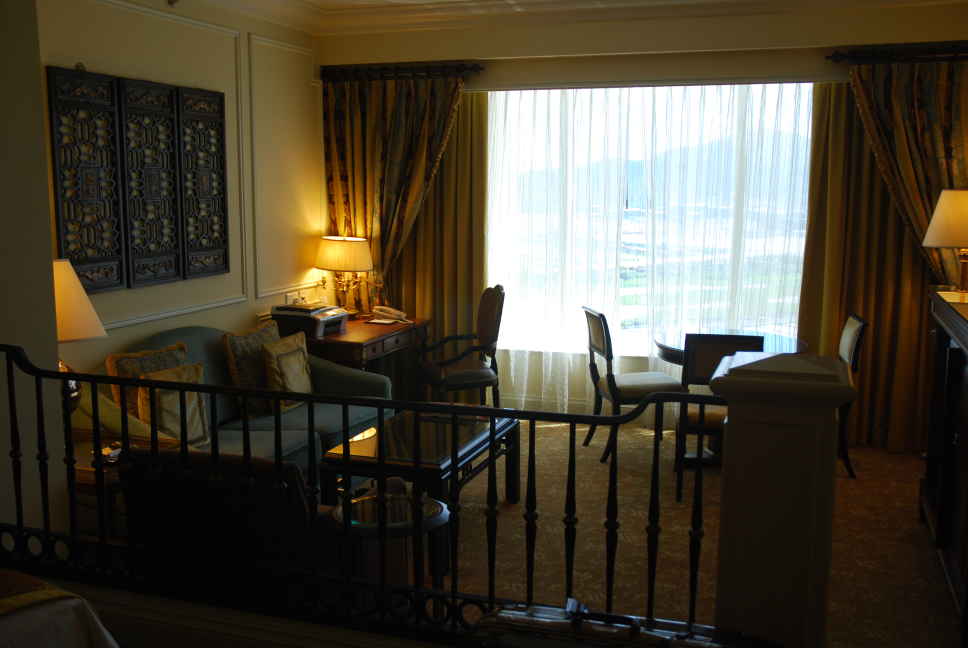
//> input picture histogram/histogram/DSC_0158.JPG, 3872 x 2592 px (shown at 1/4 size); the run also reads 1 picture not shown here
$ ./histogram   (built with g++ and OpenCV 4)
//> lines starting //> are read from the running program, lines starting //| are printed output that depends on the picture
#include <stdio.h>
#include <cv.h>
#include <highgui.h>
#include <iostream>
using namespace std;
using namespace cv;

int main( int argc, char **argv )
{

	int GrayLevel[256]={0};
	double pdf[256]={0};
	double cdf[256]={0};
	int idx[256]={0};
	char* FileName="DSC_038.jpg";
	char* testimage="001.jpg";
	char* FileName2="DSC_0158.jpg";
	IplImage *image1 = cvLoadImage(testimage,CV_LOAD_IMAGE_COLOR);
	IplImage *image2 = cvLoadImage(FileName2,CV_LOAD_IMAGE_COLOR);
//> image2 is the input picture: 2592 rows x 3872 cols, CV_8UC3; mean B, G, R 51.8, 67.4, 74.8
	IplImage *image3 = cvCreateImage(cvGetSize(image2),IPL_DEPTH_8U,3);
 	int Height=cvGetDimSize(image1,0);//讀取矩陣高度
//> Height = 532
	int Width=cvGetDimSize(image1,1);//讀取矩陣寬度
//> Width = 500
	int Y,U,V;
	int temp=0;
	int temp2=0;
	CvScalar Scalar1;

	for(int i=0;i<Height;i++){
		for (int j=0;j<Width;j++){
			 Scalar1=cvGet2D(image1,i,j);
			 Y=(int)Scalar1.val[2]*0.299+0.587*Scalar1.val[1]+0.114*Scalar1.val[0];
			 GrayLevel[Y]++;

		}
	}
//> after the loop, Y = 0; GrayLevel = 256 values, max 265984 at index 0, min 0 at index 2, mean 1039.1
	//pdf
	for(int i=0;i<256;i++){
		pdf[i]=(GrayLevel[i]*1.0/(Height*Width));
	}
//> after the loop, pdf = 256 values, max 1 at index 0, min 0 at index 2, mean 0.00391

	// [11 lines of commented-out code are left out]
	for(int i=0;i<256;i++){
		for (int j=0;j<=i;j++){
			cdf[i]+=pdf[j];
		}

	}
//> after the loop, cdf = 256 values from 1 to 1
	/*for(int i=0;i<256;i++){
		cout<< cdf[i]<<endl;
	}*/

	for(int i=0;i<256;i++)
    {
        idx[i]=256*cdf[i];
	}
//> after the loop, idx = 256 values from 255 to 256

	// [6 lines of commented-out code are left out]

	Height=cvGetDimSize(image2,0);//讀取矩陣高度
//> Height = 2592
	Width=cvGetDimSize(image2,1);//讀取矩陣寬度
//> Width = 3872

	for(int i=0;i<Height;i++){
		for (int j=0;j<Width;j++){
			 Scalar1=cvGet2D(image2,i,j);
			 Y=(int)Scalar1.val[2]*0.299+0.587*Scalar1.val[1]+0.114*Scalar1.val[0];
			 U=0.436*(Scalar1.val[0]-Y)/(1-0,114)+128;
			 V=0.615*(Scalar1.val[2]-Y)/(1-0.299)+128;
			 Scalar1.val[2]=idx[Y]+(1.4075*(V-128));
			 Scalar1.val[1]=idx[Y]-(0.3455*(U-128)-(0.7169*(V-128)));
			 Scalar1.val[0]=idx[Y]+(1.7790*(U-128));
			 cvSet2D(image3,i,j,Scalar1);
		}
	}
//> this loop made 2592 passes
//> (Scalar1, Y, V) on passes 1 to 3: (Scalar(253.2, 270.4, 284.6), 57, 149), (Scalar(253.2, 270.4, 284.6), 55, 149), (Scalar(253.2, 271.1, 286), 55, 150)
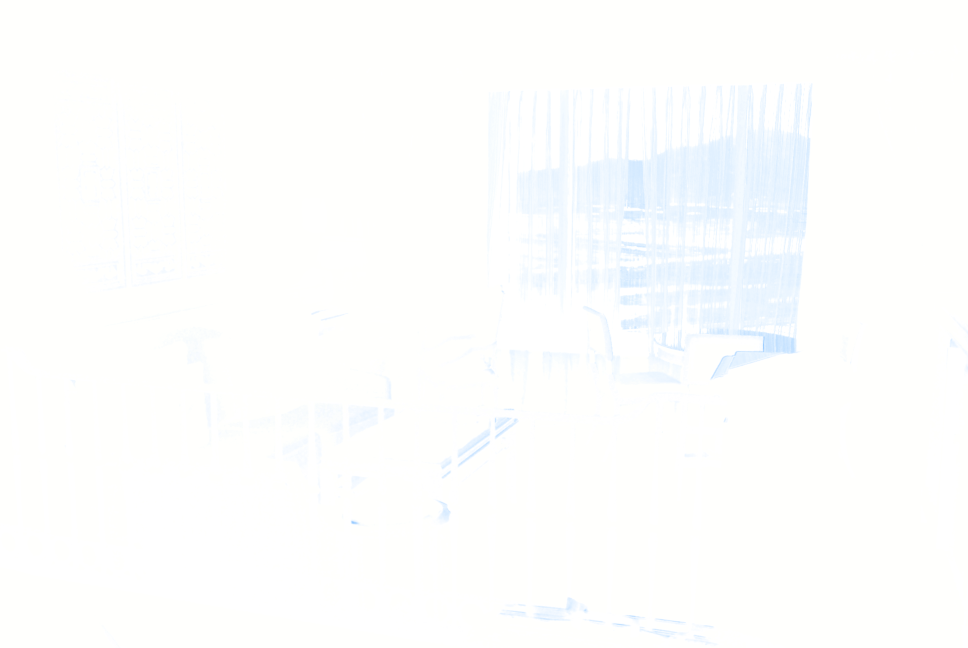
//> image3: 2592 rows x 3872 cols, CV_8UC3 (shown at 1/4 size); mean B, G, R 253.6, 254.2, 253.2
//> after the loop, Scalar1 = Scalar(255, 255, 255); Y = 3; U = 128; V = 128

    cvNamedWindow("Show Image",0);
	cvResizeWindow("Show Image",774,510);
    cvShowImage("Show Image",image1);

	cvNamedWindow("Show Image2",0);
	cvResizeWindow("Show Image2",774,510);
    cvShowImage("Show Image2",image3);


    cvWaitKey(0);
	cvDestroyWindow("Show Image");
	cvReleaseImage(&image1);
	cvReleaseImage(&image2);
	cvReleaseImage(&image3);
	return 0;
}
